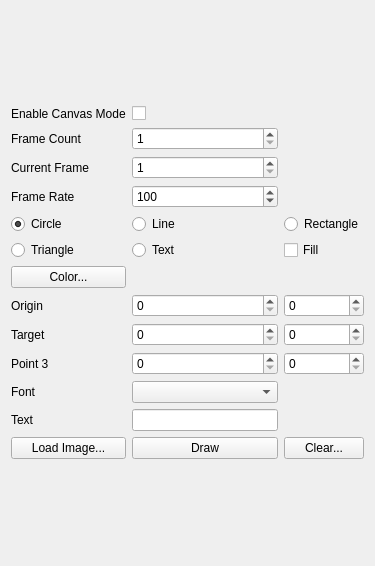
<?xml version="1.0" encoding="UTF-8"?>
<ui version="4.0">
 <class>CanvasControl</class>
 <widget class="QWidget" name="CanvasControl">
  <property name="geometry">
   <rect>
    <x>0</x>
    <y>0</y>
    <width>375</width>
    <height>566</height>
   </rect>
  </property>
  <property name="sizePolicy">
   <sizepolicy hsizetype="Minimum" vsizetype="Minimum">
    <horstretch>0</horstretch>
    <verstretch>0</verstretch>
   </sizepolicy>
  </property>
  <property name="windowTitle">
   <string>Form</string>
  </property>
  <layout class="QGridLayout" name="gridLayout_2">
   <item row="0" column="0">
    <layout class="QGridLayout" name="gridLayout">
     <property name="sizeConstraint">
      <enum>QLayout::SetDefaultConstraint</enum>
     </property>
     <property name="leftMargin">
      <number>0</number>
     </property>
     <property name="topMargin">
      <number>0</number>
     </property>
     <property name="rightMargin">
      <number>0</number>
     </property>
     <item row="3" column="0">
      <widget class="QLabel" name="label_3">
       <property name="text">
        <string>Frame Rate</string>
       </property>
      </widget>
     </item>
     <item row="0" column="1">
      <widget class="QCheckBox" name="canvasEditModeCheckBox">
       <property name="toolTip">
        <string>Disables automatic frame switching, allowing you to manually switch between frames</string>
       </property>
       <property name="text">
        <string/>
       </property>
      </widget>
     </item>
     <item row="7" column="0">
      <widget class="QLabel" name="originLabel">
       <property name="text">
        <string>Origin</string>
       </property>
      </widget>
     </item>
     <item row="2" column="1">
      <widget class="QSpinBox" name="currentFrameSpinBox">
       <property name="toolTip">
        <string>The current drawing surface</string>
       </property>
       <property name="minimum">
        <number>1</number>
       </property>
       <property name="maximum">
        <number>255</number>
       </property>
      </widget>
     </item>
     <item row="6" column="0">
      <widget class="QPushButton" name="selectColorButton">
       <property name="toolTip">
        <string>Sets the color used to draw shapes</string>
       </property>
       <property name="text">
        <string>Color...</string>
       </property>
      </widget>
     </item>
     <item row="2" column="0">
      <widget class="QLabel" name="currentFrameLabel">
       <property name="text">
        <string>Current Frame</string>
       </property>
      </widget>
     </item>
     <item row="12" column="2">
      <widget class="QPushButton" name="eraseButton">
       <property name="text">
        <string>Clear...</string>
       </property>
      </widget>
     </item>
     <item row="11" column="1">
      <widget class="QLineEdit" name="textLineEdit">
       <property name="toolTip">
        <string/>
       </property>
      </widget>
     </item>
     <item row="11" column="0">
      <widget class="QLabel" name="textLabel">
       <property name="text">
        <string>Text</string>
       </property>
      </widget>
     </item>
     <item row="4" column="1">
      <widget class="QRadioButton" name="lineRadioButton">
       <property name="text">
        <string>Line</string>
       </property>
      </widget>
     </item>
     <item row="1" column="0">
      <widget class="QLabel" name="numFramesLabel">
       <property name="text">
        <string>Frame Count</string>
       </property>
      </widget>
     </item>
     <item row="9" column="1">
      <widget class="QSpinBox" name="target2XSpinBox">
       <property name="maximum">
        <number>65535</number>
       </property>
      </widget>
     </item>
     <item row="7" column="1">
      <widget class="QSpinBox" name="originXSpinBox">
       <property name="toolTip">
        <string/>
       </property>
       <property name="maximum">
        <number>65535</number>
       </property>
      </widget>
     </item>
     <item row="9" column="0">
      <widget class="QLabel" name="target2Label">
       <property name="text">
        <string>Point 3</string>
       </property>
      </widget>
     </item>
     <item row="8" column="0">
      <widget class="QLabel" name="targetLabel">
       <property name="text">
        <string>Target</string>
       </property>
      </widget>
     </item>
     <item row="1" column="1">
      <widget class="QSpinBox" name="numFramesSpinBox">
       <property name="toolTip">
        <string>The total number of drawing surfaces</string>
       </property>
       <property name="minimum">
        <number>1</number>
       </property>
       <property name="maximum">
        <number>255</number>
       </property>
      </widget>
     </item>
     <item row="8" column="1">
      <widget class="QSpinBox" name="targetXSpinBox">
       <property name="toolTip">
        <string/>
       </property>
       <property name="maximum">
        <number>65535</number>
       </property>
      </widget>
     </item>
     <item row="5" column="0">
      <widget class="QRadioButton" name="triangleRadioButton">
       <property name="text">
        <string>Triangle</string>
       </property>
      </widget>
     </item>
     <item row="12" column="1">
      <widget class="QPushButton" name="drawButton">
       <property name="text">
        <string>Draw</string>
       </property>
      </widget>
     </item>
     <item row="10" column="0">
      <widget class="QLabel" name="fontLabel">
       <property name="text">
        <string>Font</string>
       </property>
      </widget>
     </item>
     <item row="9" column="2">
      <widget class="QSpinBox" name="target2YSpinBox">
       <property name="maximum">
        <number>65535</number>
       </property>
      </widget>
     </item>
     <item row="3" column="1">
      <widget class="QSpinBox" name="frameRateSpinBox">
       <property name="toolTip">
        <string>Sets the amount of time between frames</string>
       </property>
       <property name="maximum">
        <number>1000000</number>
       </property>
       <property name="value">
        <number>100</number>
       </property>
      </widget>
     </item>
     <item row="7" column="2">
      <widget class="QSpinBox" name="originYSpinBox">
       <property name="toolTip">
        <string/>
       </property>
       <property name="maximum">
        <number>65535</number>
       </property>
      </widget>
     </item>
     <item row="10" column="1">
      <widget class="QComboBox" name="fontComboBox">
       <property name="toolTip">
        <string/>
       </property>
      </widget>
     </item>
     <item row="5" column="1">
      <widget class="QRadioButton" name="textRadioButton">
       <property name="text">
        <string>Text</string>
       </property>
      </widget>
     </item>
     <item row="4" column="2">
      <widget class="QRadioButton" name="rectRadioButton">
       <property name="text">
        <string>Rectangle</string>
       </property>
      </widget>
     </item>
     <item row="4" column="0">
      <widget class="QRadioButton" name="circleRadioButton">
       <property name="text">
        <string>Circle</string>
       </property>
       <property name="checked">
        <bool>true</bool>
       </property>
      </widget>
     </item>
     <item row="12" column="0">
      <widget class="QPushButton" name="openImageButton">
       <property name="text">
        <string>Load Image...</string>
       </property>
      </widget>
     </item>
     <item row="5" column="2">
      <widget class="QCheckBox" name="fillCheckBox">
       <property name="toolTip">
        <string>Fills in shapes, otherwise draws only the shape's outline</string>
       </property>
       <property name="text">
        <string>Fill</string>
       </property>
      </widget>
     </item>
     <item row="8" column="2">
      <widget class="QSpinBox" name="targetYSpinBox">
       <property name="toolTip">
        <string/>
       </property>
       <property name="maximum">
        <number>65535</number>
       </property>
      </widget>
     </item>
     <item row="0" column="0">
      <widget class="QLabel" name="label_2">
       <property name="text">
        <string>Enable Canvas Mode</string>
       </property>
      </widget>
     </item>
    </layout>
   </item>
  </layout>
 </widget>
 <resources/>
 <connections/>
</ui>
